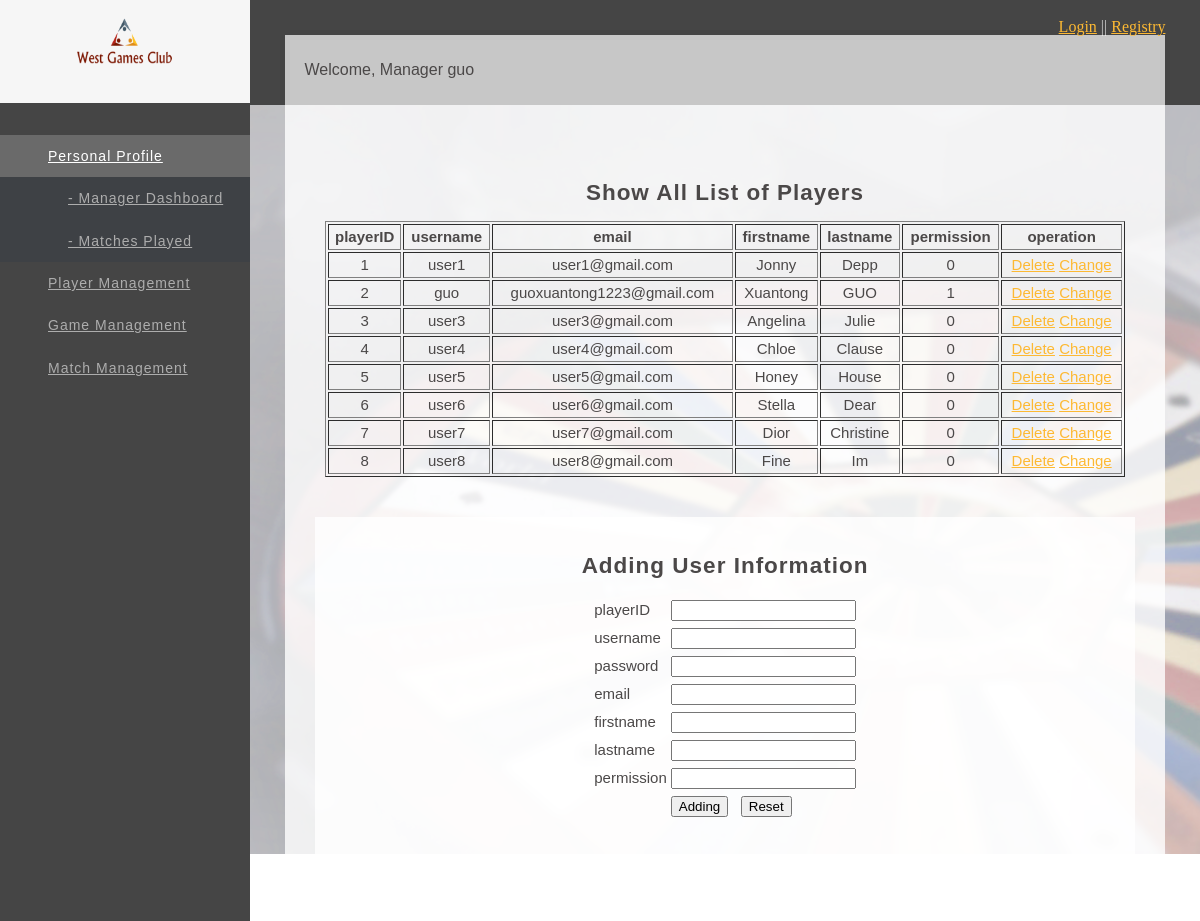
The page /WestGame/php/show_user.php (signed in) on the database its author committed.
### tables this page shows
CREATE TABLE `Members` (
  `playerID` int(11) NOT NULL,
  `username` text NOT NULL,
  `password` text NOT NULL,
  `email` varchar(40) NOT NULL,
  `firstname` text NOT NULL,
  `lastname` text NOT NULL,
  `permission` tinyint(1) NOT NULL
);

### WestGame/php/show_user.php (the view, shortened to what this page needs)
<?php
$username = $_SESSION['username'];
    ?>
<!DOCTYPE html>
<html lang="en">
<head>
    <link rel="stylesheet" type="text/css" href="../css/manager.css">
</head>
<body>
<header>
    <div class="logo">
        <a href="index.php"><img src="../images/logo.png" height="80" width="100" /></a>
    </div>
    <nav>
        <ul id="leftNavigation">
            <li class="active"><a href="#">Personal Profile</a>
                <ul>
                    <li>
                        <a href="manager.php"><i></i> - Manager Dashboard</a>
                    </li>
                </ul>
                <ul>
                    <li>
                        <a href="index_manager.php"><i></i> - Matches Played</a>
                    </li>
                </ul>
            </li>
            <li><a href="#">Player Management</a>
            </li>
            <li><a href="#">Game Management</a>
            </li>
            <li><a href="#">Match Management</a>
            </li>
        </ul>
    </nav>
</header>
<section class="main clearfix">
    <section class="top">
        <div class="wrapper content_header clearfix">
            <p class="logincs"><a href="../html/login.html">Login</a> || <a href="../html/registry.html">Registry</a></p>
            <p class="title">Welcome, Manager <?php echo" ".$username;?> </p>
        </div>
    </section>
    <section class="wrapper">
        <div class="content">
            <H2><center>Show All List of Players</center></H2>
            <table id="showinfo" width="800" border="1">
                <tr>
                    <th>playerID</th>
                    <th>username</th>
                    <th>email</th>
                    <th>firstname</th>
                    <th>lastname</th>
                    <th>permission</th>
                    <th>operation</th>
                </tr>
                <?php
                    require_once('../php/connect.php');
                    $sql = "SELECT * FROM Members";
                    foreach ($pdo->query($sql) as $row) {
                        echo "<tr>";
                        echo "<td>{$row['playerID']}</td>";
                        echo "<td>{$row['username']}</td>";
                        echo "<td>{$row['email']}</td>";
                        echo "<td>{$row['firstname']}</td>";
                        echo "<td>{$row['lastname']}</td>";
                        echo "<td>{$row['permission']}</td>";
                        echo "<td>
                            <a href='javascript:doDel({$row['playerID']})'>Delete</a>
                            <a href='edit.php?playerID={$row['playerID']}'>Change</a>
                            </td>";
                        echo "</tr>";
                    }
                    ?>
            </table>
            <form id="addstu" name="addstu" method="post" action="action_user.php?action=add">
                <table id="addingtable">
                    <H2><center>Adding User Information</center></H2>
                    <tr>
                        <td>playerID</td>
                        <td><input id="playerID" name="playerID" type="text"/></td>
                    </tr>
                    <tr>
                        <td>username</td>
                        <td><input id="username" name="username" type="text"/></td>
                    </tr>
                    <tr>
                        <td>password</td>
                        <td><input id="password" name="password" type="text"/></td>
                    </tr>
                    <tr>
                        <td>email</td>
                        <td><input type="text" name="email" id="email"/></td>
                    </tr>
                    <tr>
                        <td>firstname</td>
                        <td><input id="firstname" name="firstname" type="text"/></td>
                    </tr>
                    <tr>
                        <td>lastname</td>
                        <td><input id="lastname" name="lastname" type="text"/></td>
                    </tr>
                    <tr>
                        <td>permission</td>
                        <td><input id="permission" name="permission" type="text"/></td>
                    </tr>
                    <tr>
                        <td>&nbsp;</td>
                        <td><input type="submit" value="Adding"/>&nbsp;&nbsp;
                            <input type="reset" value="Reset"/>
                        </td>
                    </tr>
                </table>
            </form>
        </div>
    </section>
</section>
</body>
</html>

### WestGame/css/manager.css (style rules this page uses)
html, body, div, span iframe, h1, h2, h3, h4, h5, h6, p, img, ol, ul, li, form, label, header, hgroup, menu, nav, section { margin:0; padding:0; border:0; outline:0; font-size:100%; vertical-align:baseline; background:transparent; }
body { line-height:1; background: #fff; }
img { max-width: 100%; }
.wrapper { width: 92.72727272727273%; margin: 0 auto; }
header ul.social li a, .main .work a .caption, header nav ul li a { transition:all .1s linear; -webkit-transition:all .1s linear; -moz-transition:all .1s linear; -o-transition:all .1s linear; }
h1, h2, h3, h4, h5 ,h6 { color: #4b4848; font-family: Arial; letter-spacing: 1px; }
h2 { font-size: 1.5em; margin: .75em 0 }
h1, h2, h3, h4, h5, h6 { font-weight: bolder }
.clearfix:before, .clearfix:after { content: " "; display: table; }
.clearfix:after { clear: both; }
.clearfix { *zoom: 1; }
@media (min-width:1099px) { header { display: block; position: fixed; top: 0; left: 0; width: 250px; min-height: 100%; padding: 0 0 0 0px; background: #ffffff; float: left; overflow: hidden; z-index: 9999; background:#454545; } }
@media (min-width:1099px) { header .logo { padding-bottom: 20px; text-align:center; background-color: rgba(255, 255, 255, 0.95); } }
@media (min-width:1099px) { header nav ul { display: block; overflow: hidden; margin-top: 40px; list-style: none; } }
@media (min-width:1099px) { header nav ul li { display: block; margin-bottom: 0px; } }
@media (min-width:1099px) { header nav ul li a { color: #ffffff; font-family: arial; font-size: 14px; text-decoration: none; letter-spacing: 1px; line-height: 60px; padding-right: 40px; padding-left: 40px; } }
#leftNavigation { margin: 2rem 0; }
#leftNavigation, #leftNavigation li ul { list-style: none; padding: 0; }
#leftNavigation li a { display: block; padding: 0.8rem 1rem 0.8rem 3rem; color: #adadad; text-overflow: ellipsis; overflow: hidden; position: relative; transition: color 0.2s ease; }
#leftNavigation li a, #leftNavigation li a .leftNavIcon { line-height: 120%; }
#leftNavigation li ul { display: none; margin: 0; background-color: #3e4145; }
#leftNavigation li ul a { margin-left: 20px; }
#leftNavigation li.active > a { color: white; }
#leftNavigation li.active ul { display: block; }
#leftNavigation > li.active { background-color:rgba(255, 255, 255, 0.2); }
.main { display: flex; min-height: 100vh; flex-direction: column; width: 100%; height: 100%; padding-left: 250px; -moz-box-sizing: border-box; -webkit-box-sizing: border-box; box-sizing: border-box; position: relative; z-index: 55; background: #f6f6f6; clear: both; background: url('../images/londonwood.png') no-repeat; background-attachment: fixed; }
.top { width: 100%; height: 105px; overflow: hidden; display: block; position: relative; background: #454545; background-size: cover; -webkit-background-size: cover; -moz-background-size: cover; -o-background-size: cover; background-position: 50% 50%; }
.top .title { display: block; width: 100%; color: #4b4848; font-family: Arial; font-size: 16px; background: rgba(255, 255, 255, .7); padding: 20px; line-height: 30px; margin: 0!important; overflow: hidden; -webkit-box-sizing: border-box; -moz-box-sizing: border-box; -ms-box-sizing: border-box; box-sizing: border-box; }
.logincs { text-align:right; color:rgba(255, 255, 255, .7); }
a:link { color:#fdb933; text-decoration:underline; }
.content_header { position: absolute; bottom: 0; margin: 0 auto; left: 50%; margin-left: -46.36363636363637%; }
.content { flex: 1; color: #4b4848; font-family: Arial; font-size: 15px; line-height: 22px; padding: 60px 30px; background: rgba(255, 255, 255, .8); -webkit-box-sizing: border-box; -moz-box-sizing: border-box; -ms-box-sizing: border-box; box-sizing: border-box; }
#addstu { margin-top: 40px; padding-bottom: 40px; padding-top: 20px; line-height: 24px; font-size: 15px; background: rgba(255, 255, 255, .8); }
#addingtable { margin: 0 auto; width: 200px; }
#showinfo { margin: 0 auto; text-align: center; }

### rows shown on the page
members: playerID "1", username "user1", email "user1@gmail.com", firstname "Jonny", lastname "Depp", permission "0"
members: playerID "2", username "guo", email "guoxuantong1223@gmail.com", firstname "Xuantong", lastname "GUO", permission "1"
members: playerID "3", username "user3", email "user3@gmail.com", firstname "Angelina", lastname "Julie", permission "0"
members: playerID "4", username "user4", email "user4@gmail.com", firstname "Chloe", lastname "Clause", permission "0"
members: playerID "5", username "user5", email "user5@gmail.com", firstname "Honey", lastname "House", permission "0"
members: playerID "6", username "user6", email "user6@gmail.com", firstname "Stella", lastname "Dear", permission "0"
members: playerID "7", username "user7", email "user7@gmail.com", firstname "Dior", lastname "Christine", permission "0"
members: playerID "8", username "user8", email "user8@gmail.com", firstname "Fine", lastname "Im", permission "0"

### other values the page prints
$username "guo"
